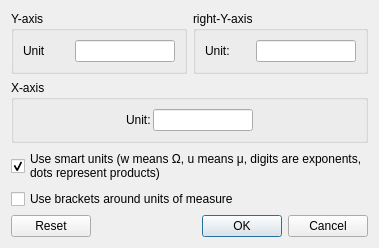
<?xml version="1.0" encoding="UTF-8"?>
<ui version="4.0">
 <class>CLabelsDlg</class>
 <widget class="QDialog" name="CLabelsDlg">
  <property name="geometry">
   <rect>
    <x>0</x>
    <y>0</y>
    <width>360</width>
    <height>230</height>
   </rect>
  </property>
  <property name="sizePolicy">
   <sizepolicy hsizetype="Fixed" vsizetype="Fixed">
    <horstretch>0</horstretch>
    <verstretch>0</verstretch>
   </sizepolicy>
  </property>
  <property name="windowTitle">
   <string>Units dialog</string>
  </property>
  <layout class="QVBoxLayout" name="verticalLayout">
   <item>
    <layout class="QHBoxLayout" name="horizontalLayout_3">
     <item>
      <widget class="QGroupBox" name="yGroupBox">
       <property name="title">
        <string>Y-axis</string>
       </property>
       <layout class="QHBoxLayout" name="horizontalLayout_2">
        <property name="spacing">
         <number>2</number>
        </property>
        <item>
         <widget class="QLabel" name="label">
          <property name="text">
           <string>Unit</string>
          </property>
         </widget>
        </item>
        <item>
         <widget class="QLineEdit" name="yUnitEdit">
          <property name="sizePolicy">
           <sizepolicy hsizetype="Preferred" vsizetype="Fixed">
            <horstretch>0</horstretch>
            <verstretch>0</verstretch>
           </sizepolicy>
          </property>
          <property name="minimumSize">
           <size>
            <width>50</width>
            <height>0</height>
           </size>
          </property>
          <property name="maximumSize">
           <size>
            <width>100</width>
            <height>16777215</height>
           </size>
          </property>
         </widget>
        </item>
       </layout>
      </widget>
     </item>
     <item>
      <widget class="QGroupBox" name="ryGroupBox">
       <property name="title">
        <string>right-Y-axis</string>
       </property>
       <layout class="QHBoxLayout" name="horizontalLayout">
        <property name="spacing">
         <number>2</number>
        </property>
        <item>
         <widget class="QLabel" name="label_4">
          <property name="text">
           <string>Unit:</string>
          </property>
         </widget>
        </item>
        <item>
         <widget class="QLineEdit" name="ryUnitEdit">
          <property name="sizePolicy">
           <sizepolicy hsizetype="Preferred" vsizetype="Fixed">
            <horstretch>0</horstretch>
            <verstretch>0</verstretch>
           </sizepolicy>
          </property>
          <property name="minimumSize">
           <size>
            <width>50</width>
            <height>0</height>
           </size>
          </property>
          <property name="maximumSize">
           <size>
            <width>100</width>
            <height>16777215</height>
           </size>
          </property>
         </widget>
        </item>
       </layout>
      </widget>
     </item>
    </layout>
   </item>
   <item>
    <widget class="QGroupBox" name="yGroupBox_2">
     <property name="title">
      <string>X-axis</string>
     </property>
     <layout class="QHBoxLayout" name="horizontalLayout_4">
      <property name="spacing">
       <number>2</number>
      </property>
      <item>
       <spacer name="horizontalSpacer">
        <property name="orientation">
         <enum>Qt::Horizontal</enum>
        </property>
        <property name="sizeHint" stdset="0">
         <size>
          <width>40</width>
          <height>20</height>
         </size>
        </property>
       </spacer>
      </item>
      <item>
       <widget class="QLabel" name="label_5">
        <property name="text">
         <string>Unit:</string>
        </property>
       </widget>
      </item>
      <item>
       <widget class="QLineEdit" name="xUnitEdit">
        <property name="sizePolicy">
         <sizepolicy hsizetype="Preferred" vsizetype="Fixed">
          <horstretch>0</horstretch>
          <verstretch>0</verstretch>
         </sizepolicy>
        </property>
        <property name="maximumSize">
         <size>
          <width>100</width>
          <height>16777215</height>
         </size>
        </property>
       </widget>
      </item>
      <item>
       <spacer name="horizontalSpacer_2">
        <property name="orientation">
         <enum>Qt::Horizontal</enum>
        </property>
        <property name="sizeHint" stdset="0">
         <size>
          <width>40</width>
          <height>20</height>
         </size>
        </property>
       </spacer>
      </item>
     </layout>
    </widget>
   </item>
   <item>
    <widget class="QCheckBox" name="smartUnitsCB">
     <property name="text">
      <string>Use smart units (w means Ω, u means μ, digits are exponents, 
dots represent products)</string>
     </property>
     <property name="checked">
      <bool>true</bool>
     </property>
    </widget>
   </item>
   <item>
    <widget class="QCheckBox" name="bracketsChkBox">
     <property name="text">
      <string>Use brackets around units of measure</string>
     </property>
     <property name="checked">
      <bool>false</bool>
     </property>
    </widget>
   </item>
   <item>
    <widget class="QDialogButtonBox" name="buttonBox">
     <property name="orientation">
      <enum>Qt::Horizontal</enum>
     </property>
     <property name="standardButtons">
      <set>QDialogButtonBox::Cancel|QDialogButtonBox::Ok|QDialogButtonBox::Reset</set>
     </property>
    </widget>
   </item>
  </layout>
 </widget>
 <resources/>
 <connections>
  <connection>
   <sender>buttonBox</sender>
   <signal>accepted()</signal>
   <receiver>CLabelsDlg</receiver>
   <slot>accept()</slot>
   <hints>
    <hint type="sourcelabel">
     <x>248</x>
     <y>254</y>
    </hint>
    <hint type="destinationlabel">
     <x>157</x>
     <y>274</y>
    </hint>
   </hints>
  </connection>
  <connection>
   <sender>buttonBox</sender>
   <signal>rejected()</signal>
   <receiver>CLabelsDlg</receiver>
   <slot>reject()</slot>
   <hints>
    <hint type="sourcelabel">
     <x>316</x>
     <y>260</y>
    </hint>
    <hint type="destinationlabel">
     <x>286</x>
     <y>274</y>
    </hint>
   </hints>
  </connection>
 </connections>
</ui>
